Frame 1 (no input): blank canvas, image omitted
Frame 60 (no input): blank canvas, image omitted
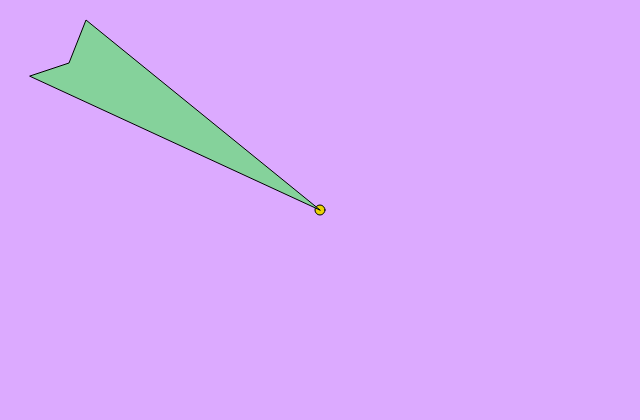
Frame 120 (the mouse pressed at the canvas centre since frame 60)

The p5.js sketch whose frames 1 and 60 were blank and that drew this single picture after the mouse press (run headless with seeded random() and noise() and a simulated clock; from frame 60 on, the mouse is pressed at the canvas centre):

// p5.js sketch
// ── sketch.js
function setup() {
  createCanvas(640, 420);
  background(220, 170, 255)
}

function draw() {
  //background(220);
}

function mousePressed() {
 stamp(mouseX, mouseY);
}

function stamp(x, y) {
  fill(233, 210, 5)
  ellipse (x, y, 10, 10);
  fill(133, 210, 155)
  quad(x, y, 86, 20, 69, 63, 30, 76);
}
